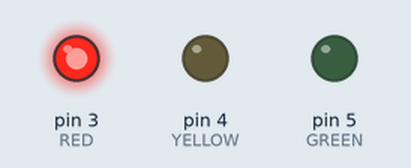
Simulated run of this sketch. Board: Arduino Uno, built with avr-gcc and run on an emulated ATmega328P. Parts: output pins drawn as LEDs (lit = HIGH).

Above: at 0.5 s.
At 1.5 s:
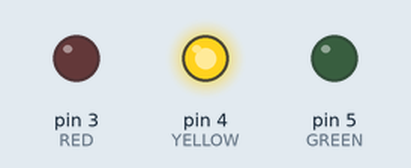
At 5.5 s:
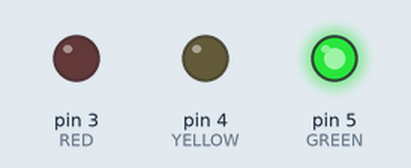
Timing chart, 0 to 6.9 s (numbered marks = the images above):
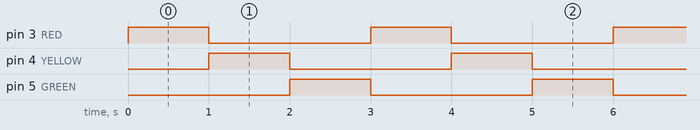

The sketch:

led.ino
```cpp
int RED = 3;
int YELLOW = 4;
int GREEN = 5;

void setup() {
  pinMode(RED, OUTPUT);
  pinMode(YELLOW, OUTPUT);
  pinMode(GREEN, OUTPUT);
}

void loop() {
  digitalWrite(RED, HIGH);
  digitalWrite(YELLOW, LOW);
  digitalWrite(GREEN, LOW);
  delay(1000);
  digitalWrite(RED, LOW);
  digitalWrite(YELLOW, HIGH);
  digitalWrite(GREEN, LOW);
  delay(1000);
  digitalWrite(RED, LOW);
  digitalWrite(YELLOW, LOW);
  digitalWrite(GREEN, HIGH);
  delay(1000);
}
```

Measured:
- by itself, pin 3 (RED), pin 4 (YELLOW), pin 5 (GREEN): alternates HIGH for 1.0 s and LOW for 2.0 s
- by itself, everything shown: repeats every 3.0 s, in 3 steps
